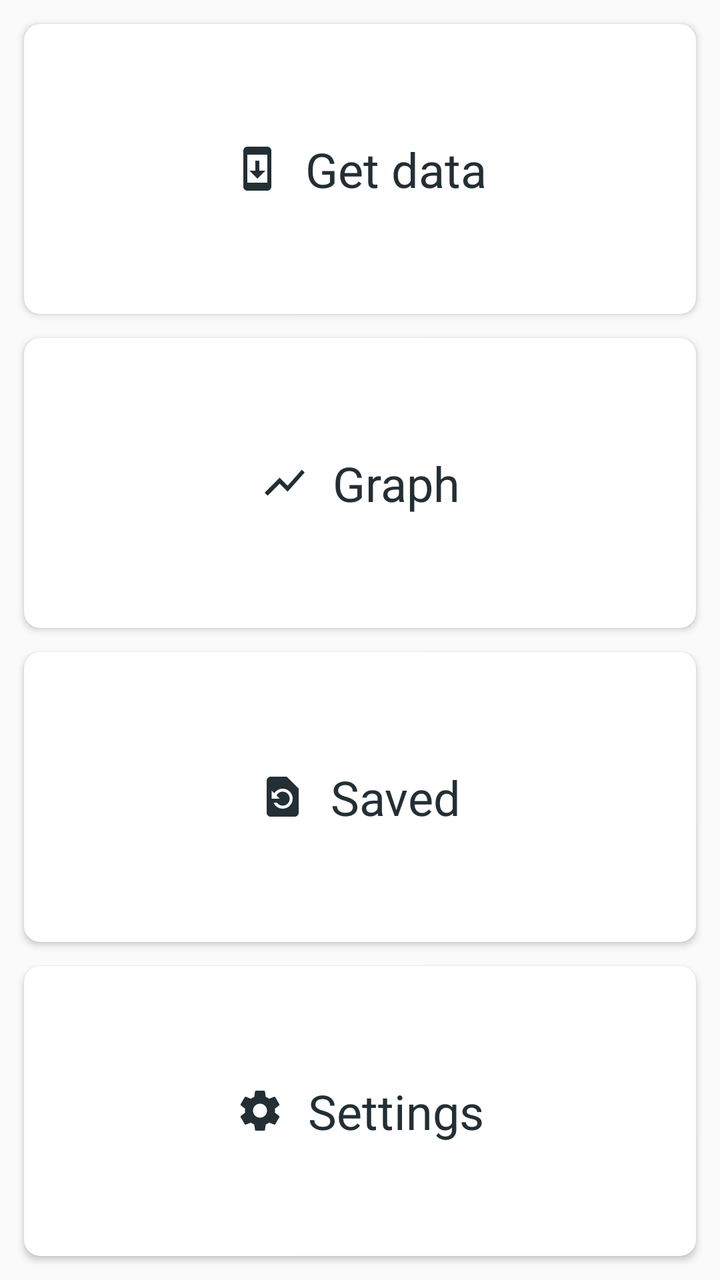
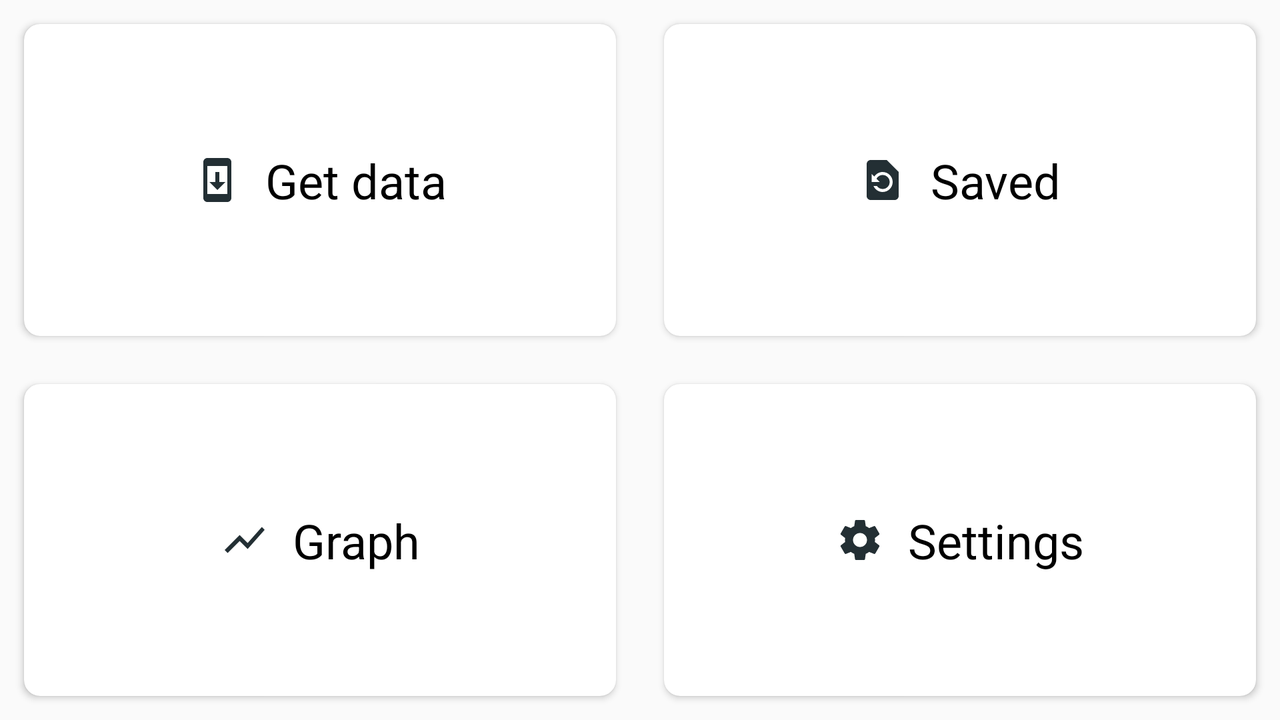

Compare how this app lays out the same screen by default and in its alternative resource folder. The renders come first, then the two layout files and the values they reference.
<!-- AndroidManifest.xml: application theme AppTheme -->
<!-- res/layout/fragment_main.xml -->
<?xml version="1.0" encoding="utf-8"?>
<android.support.constraint.ConstraintLayout xmlns:android="http://schemas.android.com/apk/res/android"
    xmlns:app="http://schemas.android.com/apk/res-auto"
    android:layout_width="match_parent"
    android:layout_height="match_parent">

    <android.support.v7.widget.CardView
        android:id="@+id/cv_data_request"
        android:layout_width="0dp"
        android:layout_height="0dp"
        android:layout_marginEnd="@dimen/default_dimen"
        android:layout_marginStart="@dimen/default_dimen"
        android:layout_marginTop="@dimen/default_dimen"
        app:cardCornerRadius="8dp"
        app:layout_constraintBottom_toTopOf="@id/cv_graph"
        app:layout_constraintEnd_toEndOf="parent"
        app:layout_constraintStart_toStartOf="parent"
        app:layout_constraintTop_toTopOf="parent"
        app:layout_constraintVertical_chainStyle="spread_inside">

        <android.support.constraint.ConstraintLayout
            android:layout_width="match_parent"
            android:layout_height="match_parent">

            <TextView
                android:layout_width="wrap_content"
                android:layout_height="wrap_content"
                android:drawablePadding="@dimen/default_dimen"
                android:drawableStart="@drawable/ic_system_update_black_24dp"
                android:text="@string/home_get_data"
                android:textColor="@color/colorPrimaryVariant"
                android:textSize="@dimen/text_size_double_default"
                app:layout_constraintBottom_toBottomOf="parent"
                app:layout_constraintEnd_toEndOf="parent"
                app:layout_constraintStart_toStartOf="parent"
                app:layout_constraintTop_toTopOf="parent" />

        </android.support.constraint.ConstraintLayout>

    </android.support.v7.widget.CardView>

    <android.support.v7.widget.CardView
        android:id="@+id/cv_graph"
        android:layout_width="0dp"
        android:layout_height="0dp"
        android:layout_marginEnd="@dimen/default_dimen"
        android:layout_marginStart="@dimen/default_dimen"
        android:layout_marginTop="@dimen/default_dimen"
        app:cardCornerRadius="8dp"
        app:layout_constraintBottom_toTopOf="@+id/cv_saved"
        app:layout_constraintEnd_toEndOf="parent"
        app:layout_constraintStart_toStartOf="parent"
        app:layout_constraintTop_toBottomOf="@+id/cv_data_request">

        <android.support.constraint.ConstraintLayout
            android:layout_width="match_parent"
            android:layout_height="match_parent">

            <TextView
                android:layout_width="wrap_content"
                android:layout_height="wrap_content"
                android:drawablePadding="@dimen/default_dimen"
                android:drawableStart="@drawable/ic_show_chart_black_24dp"
                android:text="@string/home_graph"
                android:textColor="@color/colorPrimaryVariant"
                android:textSize="@dimen/text_size_double_default"
                app:layout_constraintBottom_toBottomOf="parent"
                app:layout_constraintEnd_toEndOf="parent"
                app:layout_constraintStart_toStartOf="parent"
                app:layout_constraintTop_toTopOf="parent" />
        </android.support.constraint.ConstraintLayout>

    </android.support.v7.widget.CardView>

    <android.support.v7.widget.CardView
        android:id="@+id/cv_saved"
        android:layout_width="0dp"
        android:layout_height="0dp"
        android:layout_marginEnd="@dimen/default_dimen"
        android:layout_marginStart="@dimen/default_dimen"
        android:layout_marginTop="@dimen/default_dimen"
        app:cardCornerRadius="8dp"
        app:layout_constraintBottom_toTopOf="@+id/cv_settings"
        app:layout_constraintEnd_toEndOf="parent"
        app:layout_constraintStart_toStartOf="parent"
        app:layout_constraintTop_toBottomOf="@+id/cv_graph">

        <android.support.constraint.ConstraintLayout
            android:layout_width="match_parent"
            android:layout_height="match_parent">

            <TextView
                android:layout_width="wrap_content"
                android:layout_height="wrap_content"
                android:drawablePadding="@dimen/default_dimen"
                android:drawableStart="@drawable/ic_restore_page_black_24dp"
                android:text="@string/home_saved"
                android:textColor="@color/colorPrimaryVariant"
                android:textSize="@dimen/text_size_double_default"
                app:layout_constraintBottom_toBottomOf="parent"
                app:layout_constraintEnd_toEndOf="parent"
                app:layout_constraintStart_toStartOf="parent"
                app:layout_constraintTop_toTopOf="parent" />
        </android.support.constraint.ConstraintLayout>

    </android.support.v7.widget.CardView>

    <android.support.v7.widget.CardView
        android:id="@+id/cv_settings"
        android:layout_width="0dp"
        android:layout_height="0dp"
        android:layout_margin="@dimen/default_dimen"
        app:cardCornerRadius="8dp"
        app:layout_constraintBottom_toBottomOf="parent"
        app:layout_constraintEnd_toEndOf="parent"
        app:layout_constraintStart_toStartOf="parent"
        app:layout_constraintTop_toBottomOf="@+id/cv_saved">

        <android.support.constraint.ConstraintLayout
            android:layout_width="match_parent"
            android:layout_height="match_parent">

            <TextView
                android:layout_width="wrap_content"
                android:layout_height="wrap_content"
                android:drawablePadding="@dimen/default_dimen"
                android:drawableStart="@drawable/ic_settings_black_24dp"
                android:text="@string/home_settings"
                android:textColor="@color/colorPrimaryVariant"
                android:textSize="@dimen/text_size_double_default"
                app:layout_constraintBottom_toBottomOf="parent"
                app:layout_constraintEnd_toEndOf="parent"
                app:layout_constraintStart_toStartOf="parent"
                app:layout_constraintTop_toTopOf="parent" />
        </android.support.constraint.ConstraintLayout>

    </android.support.v7.widget.CardView>

</android.support.constraint.ConstraintLayout>
<!-- resources referenced by this layout -->
<resources>
  <color name="colorPrimaryVariant">#232F34</color>
  <dimen name="default_dimen">12dp</dimen>
  <dimen name="text_size_double_default">24sp</dimen>
  <!-- drawable ic_restore_page_black_24dp (drawable) -->
  <vector xmlns:android="http://schemas.android.com/apk/res/android"
      android:width="24dp"
      android:height="24dp"
      android:viewportHeight="24.0"
      android:viewportWidth="24.0">
      <path
          android:fillColor="@color/colorPrimaryVariant"
          android:pathData="M14,2L6,2c-1.1,0 -1.99,0.9 -1.99,2L4,20c0,1.1 0.89,2 1.99,2L18,22c1.1,0 2,-0.9 2,-2L20,8l-6,-6zM12,18c-2.05,0 -3.81,-1.24 -4.58,-3h1.71c0.63,0.9 1.68,1.5 2.87,1.5 1.93,0 3.5,-1.57 3.5,-3.5S13.93,9.5 12,9.5c-1.35,0 -2.52,0.78 -3.1,1.9l1.6,1.6h-4L6.5,9l1.3,1.3C8.69,8.92 10.23,8 12,8c2.76,0 5,2.24 5,5s-2.24,5 -5,5z" />
  </vector>
  <!-- drawable ic_settings_black_24dp (drawable) -->
  <vector xmlns:android="http://schemas.android.com/apk/res/android"
      android:width="24dp"
      android:height="24dp"
      android:viewportHeight="24.0"
      android:viewportWidth="24.0">
      <path
          android:fillColor="@color/colorPrimaryVariant"
          android:pathData="M19.43,12.98c0.04,-0.32 0.07,-0.64 0.07,-0.98s-0.03,-0.66 -0.07,-0.98l2.11,-1.65c0.19,-0.15 0.24,-0.42 0.12,-0.64l-2,-3.46c-0.12,-0.22 -0.39,-0.3 -0.61,-0.22l-2.49,1c-0.52,-0.4 -1.08,-0.73 -1.69,-0.98l-0.38,-2.65C14.46,2.18 14.25,2 14,2h-4c-0.25,0 -0.46,0.18 -0.49,0.42l-0.38,2.65c-0.61,0.25 -1.17,0.59 -1.69,0.98l-2.49,-1c-0.23,-0.09 -0.49,0 -0.61,0.22l-2,3.46c-0.13,0.22 -0.07,0.49 0.12,0.64l2.11,1.65c-0.04,0.32 -0.07,0.65 -0.07,0.98s0.03,0.66 0.07,0.98l-2.11,1.65c-0.19,0.15 -0.24,0.42 -0.12,0.64l2,3.46c0.12,0.22 0.39,0.3 0.61,0.22l2.49,-1c0.52,0.4 1.08,0.73 1.69,0.98l0.38,2.65c0.03,0.24 0.24,0.42 0.49,0.42h4c0.25,0 0.46,-0.18 0.49,-0.42l0.38,-2.65c0.61,-0.25 1.17,-0.59 1.69,-0.98l2.49,1c0.23,0.09 0.49,0 0.61,-0.22l2,-3.46c0.12,-0.22 0.07,-0.49 -0.12,-0.64l-2.11,-1.65zM12,15.5c-1.93,0 -3.5,-1.57 -3.5,-3.5s1.57,-3.5 3.5,-3.5 3.5,1.57 3.5,3.5 -1.57,3.5 -3.5,3.5z" />
  </vector>
  <!-- drawable ic_show_chart_black_24dp (drawable) -->
  <vector xmlns:android="http://schemas.android.com/apk/res/android"
          android:width="24dp"
          android:height="24dp"
          android:viewportWidth="24.0"
          android:viewportHeight="24.0">
      <path
          android:fillColor="@color/colorPrimaryVariant"
          android:pathData="M3.5,18.49l6,-6.01 4,4L22,6.92l-1.41,-1.41 -7.09,7.97 -4,-4L2,16.99z"/>
  </vector>
  <!-- drawable ic_system_update_black_24dp (drawable) -->
  <vector xmlns:android="http://schemas.android.com/apk/res/android"
      android:width="24dp"
      android:height="24dp"
      android:viewportHeight="24.0"
      android:viewportWidth="24.0">
      <path
          android:fillColor="@color/colorPrimaryVariant"
          android:pathData="M17,1.01L7,1c-1.1,0 -2,0.9 -2,2v18c0,1.1 0.9,2 2,2h10c1.1,0 2,-0.9 2,-2L19,3c0,-1.1 -0.9,-1.99 -2,-1.99zM17,19L7,19L7,5h10v14zM16,13h-3L13,8h-2v5L8,13l4,4 4,-4z" />
  </vector>
  <string name="home_get_data">Get data</string>
  <string name="home_graph">Graph</string>
  <string name="home_saved">Saved</string>
  <string name="home_settings">Settings</string>
  <style name="AppTheme" parent="Theme.AppCompat.Light.DarkActionBar">
          <item name="colorPrimary">@color/colorPrimary</item>
          <item name="colorPrimaryDark">@color/colorPrimaryVariant</item>
          <item name="colorAccent">@color/colorAccent</item>
      </style>
  <color name="colorPrimary">#344955</color>
  <color name="colorAccent">#F9AA33</color>
</resources>
<!-- res/layout-land/fragment_main.xml (the repository's variant of the layout above) -->
<!-- drawn on the phone turned sideways -->
<?xml version="1.0" encoding="utf-8"?>
<android.support.constraint.ConstraintLayout xmlns:android="http://schemas.android.com/apk/res/android"
    xmlns:app="http://schemas.android.com/apk/res-auto"
    android:layout_width="match_parent"
    android:layout_height="match_parent">

    <android.support.v7.widget.CardView
        android:id="@+id/cv_data_request"
        android:layout_width="0dp"
        android:layout_height="0dp"
        android:layout_margin="@dimen/default_dimen"
        app:cardCornerRadius="8dp"
        app:layout_constraintBottom_toTopOf="@+id/cv_graph"
        app:layout_constraintEnd_toStartOf="@+id/cv_saved"
        app:layout_constraintStart_toStartOf="parent"
        app:layout_constraintTop_toTopOf="parent"
        app:layout_constraintVertical_chainStyle="spread_inside">

        <android.support.constraint.ConstraintLayout
            android:layout_width="match_parent"
            android:layout_height="match_parent">

            <TextView
                android:layout_width="wrap_content"
                android:layout_height="wrap_content"
                android:drawablePadding="@dimen/default_dimen"
                android:drawableStart="@drawable/ic_system_update_black_24dp"
                android:text="@string/home_get_data"
                android:textColor="@android:color/black"
                android:textSize="@dimen/text_size_double_default"
                app:layout_constraintBottom_toBottomOf="parent"
                app:layout_constraintEnd_toEndOf="parent"
                app:layout_constraintStart_toStartOf="parent"
                app:layout_constraintTop_toTopOf="parent" />

        </android.support.constraint.ConstraintLayout>

    </android.support.v7.widget.CardView>

    <android.support.v7.widget.CardView
        android:id="@+id/cv_saved"
        android:layout_width="0dp"
        android:layout_height="0dp"
        android:layout_margin="@dimen/default_dimen"
        app:cardCornerRadius="8dp"
        app:layout_constraintBottom_toTopOf="@+id/cv_settings"
        app:layout_constraintEnd_toEndOf="parent"
        app:layout_constraintStart_toEndOf="@+id/cv_data_request"
        app:layout_constraintTop_toTopOf="parent">

        <android.support.constraint.ConstraintLayout
            android:layout_width="match_parent"
            android:layout_height="match_parent">

            <TextView
                android:layout_width="wrap_content"
                android:layout_height="wrap_content"
                android:drawablePadding="@dimen/default_dimen"
                android:drawableStart="@drawable/ic_restore_page_black_24dp"
                android:text="@string/home_saved"
                android:textColor="@android:color/black"
                android:textSize="@dimen/text_size_double_default"
                app:layout_constraintBottom_toBottomOf="parent"
                app:layout_constraintEnd_toEndOf="parent"
                app:layout_constraintStart_toStartOf="parent"
                app:layout_constraintTop_toTopOf="parent" />
        </android.support.constraint.ConstraintLayout>

    </android.support.v7.widget.CardView>

    <android.support.v7.widget.CardView
        android:id="@+id/cv_graph"
        android:layout_width="0dp"
        android:layout_height="0dp"
        android:layout_margin="@dimen/default_dimen"
        app:cardCornerRadius="8dp"
        app:layout_constraintBottom_toBottomOf="parent"
        app:layout_constraintEnd_toStartOf="@+id/cv_settings"
        app:layout_constraintStart_toStartOf="parent"
        app:layout_constraintTop_toBottomOf="@+id/cv_data_request">

        <android.support.constraint.ConstraintLayout
            android:layout_width="match_parent"
            android:layout_height="match_parent">

            <TextView
                android:layout_width="wrap_content"
                android:layout_height="wrap_content"
                android:drawablePadding="@dimen/default_dimen"
                android:drawableStart="@drawable/ic_show_chart_black_24dp"
                android:text="@string/home_graph"
                android:textColor="@android:color/black"
                android:textSize="@dimen/text_size_double_default"
                app:layout_constraintBottom_toBottomOf="parent"
                app:layout_constraintEnd_toEndOf="parent"
                app:layout_constraintStart_toStartOf="parent"
                app:layout_constraintTop_toTopOf="parent" />
        </android.support.constraint.ConstraintLayout>

    </android.support.v7.widget.CardView>

    <android.support.v7.widget.CardView
        android:id="@+id/cv_settings"
        android:layout_width="0dp"
        android:layout_height="0dp"
        android:layout_margin="@dimen/default_dimen"
        app:cardCornerRadius="8dp"
        app:layout_constraintBottom_toBottomOf="parent"
        app:layout_constraintEnd_toEndOf="parent"
        app:layout_constraintStart_toEndOf="@+id/cv_graph"
        app:layout_constraintTop_toBottomOf="@+id/cv_saved">

        <android.support.constraint.ConstraintLayout
            android:layout_width="match_parent"
            android:layout_height="match_parent">

            <TextView
                android:layout_width="wrap_content"
                android:layout_height="wrap_content"
                android:drawablePadding="@dimen/default_dimen"
                android:drawableStart="@drawable/ic_settings_black_24dp"
                android:text="@string/home_settings"
                android:textColor="@android:color/black"
                android:textSize="@dimen/text_size_double_default"
                app:layout_constraintBottom_toBottomOf="parent"
                app:layout_constraintEnd_toEndOf="parent"
                app:layout_constraintStart_toStartOf="parent"
                app:layout_constraintTop_toTopOf="parent" />
        </android.support.constraint.ConstraintLayout>

    </android.support.v7.widget.CardView>

</android.support.constraint.ConstraintLayout>
<!-- resources referenced by the variant -->
<!-- as the phone turned sideways resolves them -->
<resources>
  <dimen name="default_dimen">12dp</dimen>
  <dimen name="text_size_double_default">24sp</dimen>
  <!-- drawable ic_restore_page_black_24dp (drawable) -->
  <vector xmlns:android="http://schemas.android.com/apk/res/android"
      android:width="24dp"
      android:height="24dp"
      android:viewportHeight="24.0"
      android:viewportWidth="24.0">
      <path
          android:fillColor="@color/colorPrimaryVariant"
          android:pathData="M14,2L6,2c-1.1,0 -1.99,0.9 -1.99,2L4,20c0,1.1 0.89,2 1.99,2L18,22c1.1,0 2,-0.9 2,-2L20,8l-6,-6zM12,18c-2.05,0 -3.81,-1.24 -4.58,-3h1.71c0.63,0.9 1.68,1.5 2.87,1.5 1.93,0 3.5,-1.57 3.5,-3.5S13.93,9.5 12,9.5c-1.35,0 -2.52,0.78 -3.1,1.9l1.6,1.6h-4L6.5,9l1.3,1.3C8.69,8.92 10.23,8 12,8c2.76,0 5,2.24 5,5s-2.24,5 -5,5z" />
  </vector>
  <!-- drawable ic_settings_black_24dp (drawable) -->
  <vector xmlns:android="http://schemas.android.com/apk/res/android"
      android:width="24dp"
      android:height="24dp"
      android:viewportHeight="24.0"
      android:viewportWidth="24.0">
      <path
          android:fillColor="@color/colorPrimaryVariant"
          android:pathData="M19.43,12.98c0.04,-0.32 0.07,-0.64 0.07,-0.98s-0.03,-0.66 -0.07,-0.98l2.11,-1.65c0.19,-0.15 0.24,-0.42 0.12,-0.64l-2,-3.46c-0.12,-0.22 -0.39,-0.3 -0.61,-0.22l-2.49,1c-0.52,-0.4 -1.08,-0.73 -1.69,-0.98l-0.38,-2.65C14.46,2.18 14.25,2 14,2h-4c-0.25,0 -0.46,0.18 -0.49,0.42l-0.38,2.65c-0.61,0.25 -1.17,0.59 -1.69,0.98l-2.49,-1c-0.23,-0.09 -0.49,0 -0.61,0.22l-2,3.46c-0.13,0.22 -0.07,0.49 0.12,0.64l2.11,1.65c-0.04,0.32 -0.07,0.65 -0.07,0.98s0.03,0.66 0.07,0.98l-2.11,1.65c-0.19,0.15 -0.24,0.42 -0.12,0.64l2,3.46c0.12,0.22 0.39,0.3 0.61,0.22l2.49,-1c0.52,0.4 1.08,0.73 1.69,0.98l0.38,2.65c0.03,0.24 0.24,0.42 0.49,0.42h4c0.25,0 0.46,-0.18 0.49,-0.42l0.38,-2.65c0.61,-0.25 1.17,-0.59 1.69,-0.98l2.49,1c0.23,0.09 0.49,0 0.61,-0.22l2,-3.46c0.12,-0.22 0.07,-0.49 -0.12,-0.64l-2.11,-1.65zM12,15.5c-1.93,0 -3.5,-1.57 -3.5,-3.5s1.57,-3.5 3.5,-3.5 3.5,1.57 3.5,3.5 -1.57,3.5 -3.5,3.5z" />
  </vector>
  <!-- drawable ic_show_chart_black_24dp (drawable) -->
  <vector xmlns:android="http://schemas.android.com/apk/res/android"
          android:width="24dp"
          android:height="24dp"
          android:viewportWidth="24.0"
          android:viewportHeight="24.0">
      <path
          android:fillColor="@color/colorPrimaryVariant"
          android:pathData="M3.5,18.49l6,-6.01 4,4L22,6.92l-1.41,-1.41 -7.09,7.97 -4,-4L2,16.99z"/>
  </vector>
  <!-- drawable ic_system_update_black_24dp (drawable) -->
  <vector xmlns:android="http://schemas.android.com/apk/res/android"
      android:width="24dp"
      android:height="24dp"
      android:viewportHeight="24.0"
      android:viewportWidth="24.0">
      <path
          android:fillColor="@color/colorPrimaryVariant"
          android:pathData="M17,1.01L7,1c-1.1,0 -2,0.9 -2,2v18c0,1.1 0.9,2 2,2h10c1.1,0 2,-0.9 2,-2L19,3c0,-1.1 -0.9,-1.99 -2,-1.99zM17,19L7,19L7,5h10v14zM16,13h-3L13,8h-2v5L8,13l4,4 4,-4z" />
  </vector>
  <string name="home_get_data">Get data</string>
  <string name="home_graph">Graph</string>
  <string name="home_saved">Saved</string>
  <string name="home_settings">Settings</string>
  <style name="AppTheme" parent="Theme.AppCompat.Light.DarkActionBar">
          <item name="colorPrimary">@color/colorPrimary</item>
          <item name="colorPrimaryDark">@color/colorPrimaryVariant</item>
          <item name="colorAccent">@color/colorAccent</item>
      </style>
  <color name="colorPrimaryVariant">#232F34</color>
  <color name="colorPrimary">#344955</color>
  <color name="colorAccent">#F9AA33</color>
</resources>
